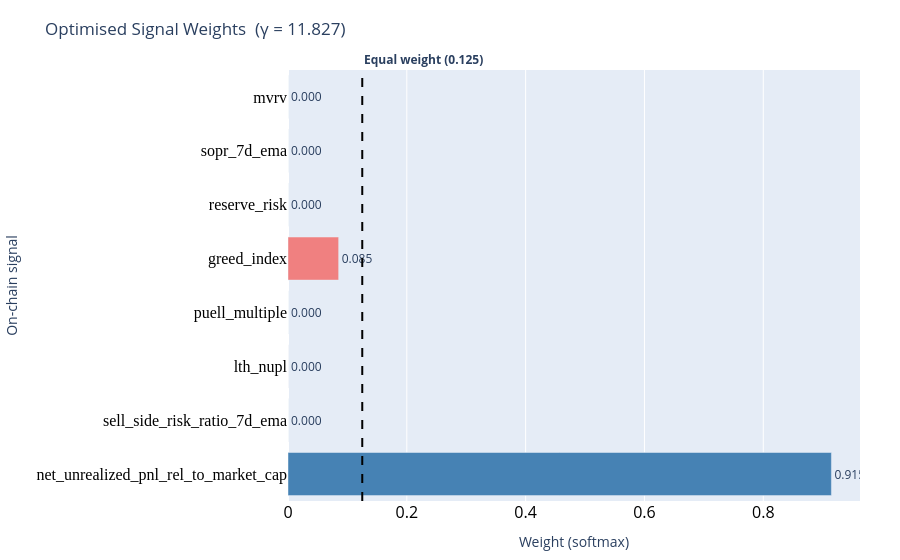

The code cell stored with this chart in its notebook:
### Code cell
# Learned signal weights bar chart
baseline_w = 1.0 / N_SIGNALS   # equal-weight reference

fig_w = go.Figure()
fig_w.add_trace(go.Bar(
    y=SIGNAL_COLS,
    x=opt_sig_w,
    orientation="h",
    text=[f"{w:.3f}" for w in opt_sig_w],
    textposition="outside",
    marker_color=[
        "steelblue" if w >= baseline_w else "lightcoral"
        for w in opt_sig_w
    ],
    name="Optimised weight",
))
fig_w.add_vline(
    x=baseline_w,
    line_dash="dash",
    line_color="black",
)
fig_w.add_annotation(
    x=baseline_w,
    y=1,              # > 1 pushes above plot area ("outside")
    xref="x",
    yref="paper",
    text=f"<b>Equal weight ({baseline_w:.3f})</b>",
    showarrow=False,     
    xanchor="left",
    yanchor="bottom",
)
fig_w.update_xaxes(
    tickfont=dict(size=16, color="black")
)
fig_w.update_yaxes(
    tickfont=dict(family="Arial Black", size=16, color="black")
)
fig_w.update_layout(
    title=f"Optimised Signal Weights  (γ = {opt_exponent:.3f})",
    yaxis_title="On-chain signal",
    xaxis_title="Weight (softmax)",
    margin=dict(l=220, r=40, t=70, b=40),
    showlegend=False,
)
fig_w.update_yaxes(autorange="reversed")

### Figure 1 — Plotly figure (JSON) as saved in the notebook; plotly's stock layout.template omitted (floating-point values rounded to 4 significant figures)
{"data": [{"marker": {"color": ["lightcoral", "lightcoral", "lightcoral", "lightcoral", "lightcoral", "lightcoral", "lightcoral", "steelblue"]}, "name": "Optimised weight", "orientation": "h", "text": ["0.000", "0.000", "0.000", "0.085", "0.000", "0.000", "0.000", "0.915"], "textposition": "outside", "type": "bar", "x": [7.753e-09, 3.523e-15, 2.229e-11, 0.08526, 1.519e-08, 2.975e-05, 7.042e-08, 0.9147], "y": ["mvrv", "sopr_7d_ema", "reserve_risk", "greed_index", "puell_multiple", "lth_nupl", "sell_side_risk_ratio_7d_ema", "net_unrealized_pnl_rel_to_market_cap"]}], "layout": {"annotations": [{"showarrow": false, "text": "<b>Equal weight (0.125)</b>", "x": 0.125, "xanchor": "left", "xref": "x", "y": 1, "yanchor": "bottom", "yref": "paper"}], "margin": {"b": 40, "l": 220, "r": 40, "t": 70}, "shapes": [{"line": {"color": "black", "dash": "dash"}, "type": "line", "x0": 0.125, "x1": 0.125, "xref": "x", "y0": 0, "y1": 1, "yref": "y domain"}], "showlegend": false, "title": {"text": "Optimised Signal Weights  (γ = 11.827)"}, "xaxis": {"tickfont": {"color": "black", "size": 16}, "title": {"text": "Weight (softmax)"}}, "yaxis": {"autorange": "reversed", "tickfont": {"color": "black", "family": "Arial Black", "size": 16}, "title": {"text": "On-chain signal"}}}}
